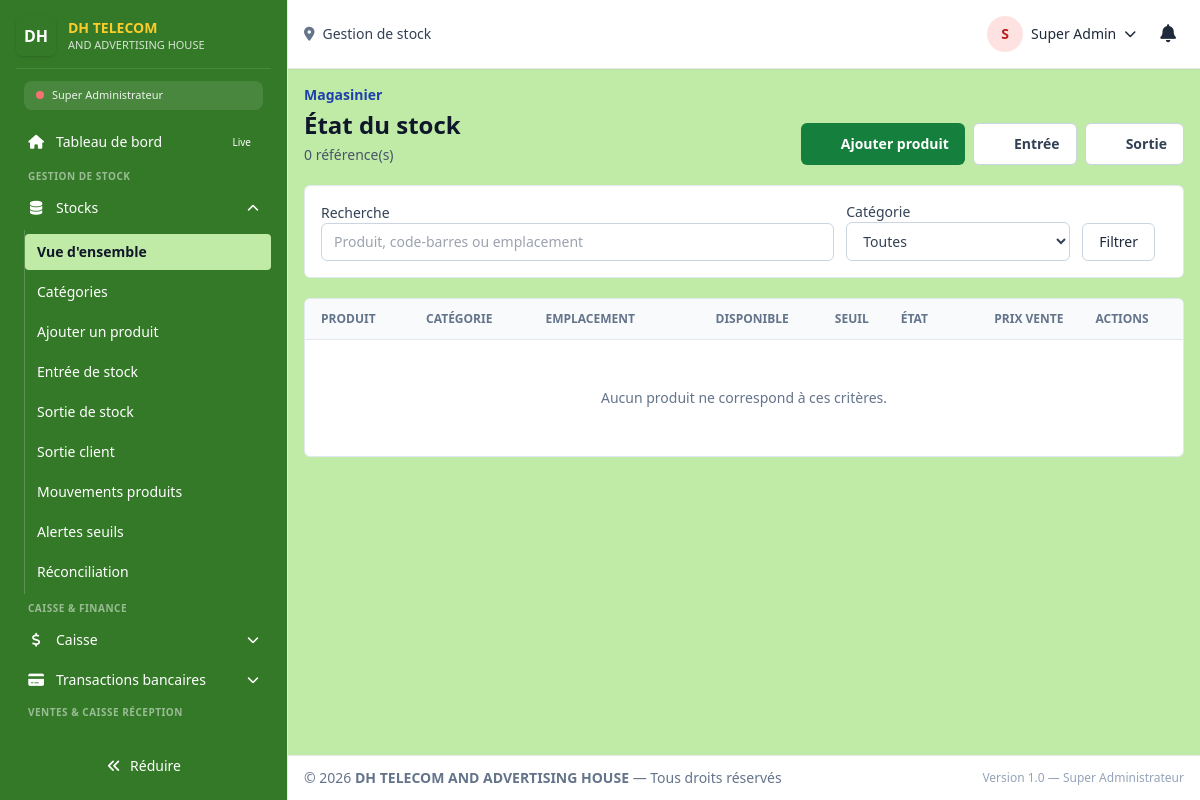
/super_admin/stock (signed in), run on an earlier commit of the app's database.
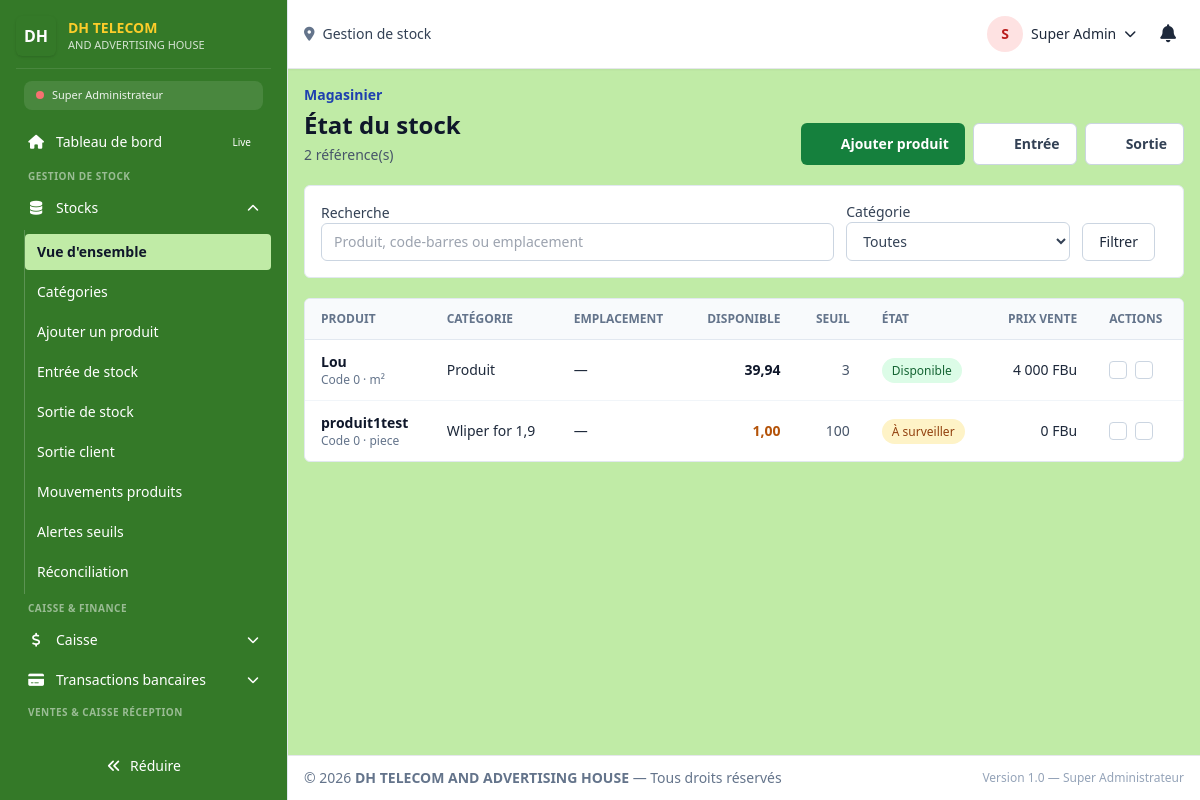
And on a later commit of the database.
### tables this page shows
CREATE TABLE `users` (
  `id` int(100) NOT NULL,
  `profil` varchar(255) NOT NULL DEFAULT '',
  `user_name` varchar(255) NOT NULL,
  `password` varchar(255) NOT NULL COMMENT 'bcrypt hash',
  `secret_code` varchar(255) DEFAULT NULL,
  `category` varchar(100) DEFAULT NULL COMMENT 'Réf cat_users.category',
  `f_name` varchar(100) DEFAULT NULL,
  `l_name` varchar(100) DEFAULT NULL,
  `telephone` varchar(100) DEFAULT NULL,
  `email` varchar(100) DEFAULT NULL,
  `adress` varchar(100) NOT NULL DEFAULT '',
  `level` varchar(100) NOT NULL DEFAULT '',
  `salary` decimal(10,0) NOT NULL DEFAULT 0,
  `status` varchar(100) NOT NULL DEFAULT 'Disponible',
  `session_id` varchar(1000) NOT NULL DEFAULT '',
  `admission` date NOT NULL DEFAULT curdate(),
  `reset_token` varchar(255) DEFAULT NULL,
  `token_expiry` datetime DEFAULT current_timestamp(),
  `jwt_secret` varchar(255) DEFAULT NULL COMMENT 'Secret personnel pour JWT',
  `last_login` datetime DEFAULT NULL,
  `failed_attempts` int(11) DEFAULT 0,
  `locked_until` datetime DEFAULT NULL,
  `created_at` timestamp NOT NULL DEFAULT current_timestamp(),
  `updated_at` timestamp NOT NULL DEFAULT current_timestamp() ON UPDATE current_timestamp()
);

CREATE TABLE `stock` (
  `id` int(100) NOT NULL,
  `reference` varchar(50) DEFAULT NULL,
  `barcode` varchar(50) DEFAULT NULL,
  `bar_code` int(11) NOT NULL DEFAULT 0,
  `medicine_name` varchar(100) NOT NULL,
  `color` varchar(10) NOT NULL DEFAULT '#000000',
  `category` varchar(255) NOT NULL,
  `sub_category_id` int(11) DEFAULT NULL,
  `shelf` text DEFAULT NULL,
  `registered_quantity` decimal(10,2) NOT NULL DEFAULT 0.00,
  `used_quantity` decimal(10,2) NOT NULL DEFAULT 0.00,
  `actual_quantity` decimal(10,2) NOT NULL DEFAULT 0.00,
  `register_date` varchar(100) NOT NULL,
  `expire_date` varchar(100) DEFAULT NULL,
  `sell_type` varchar(100) NOT NULL,
  `unit_id` int(11) DEFAULT NULL,
  `purchase_unit_id` int(11) DEFAULT NULL,
  `sale_unit_id` int(11) DEFAULT NULL,
  `origin` varchar(50) NOT NULL DEFAULT '',
  `quality` varchar(50) NOT NULL DEFAULT 'Standard',
  `actual_price` decimal(10,0) NOT NULL DEFAULT 0,
  `selling_price` decimal(10,0) NOT NULL DEFAULT 0,
  `profit_price` decimal(10,0) NOT NULL DEFAULT 0,
  `status` varchar(100) NOT NULL DEFAULT 'Disponible',
  `inventory` decimal(10,2) NOT NULL DEFAULT 0.00,
  `storage_conditions` varchar(255) NOT NULL DEFAULT '',
  `profil` varchar(100) NOT NULL DEFAULT '',
  `guard` decimal(10,0) NOT NULL DEFAULT 0,
  `requisition` decimal(10,2) DEFAULT 0.00,
  `seuil` decimal(10,0) NOT NULL DEFAULT 3 COMMENT 'Seuil alerte stock',
  `totalPrice` decimal(15,0) GENERATED ALWAYS AS (`actual_quantity` * `actual_price`) STORED,
  `low_stock_alert` tinyint(1) DEFAULT 0,
  `expiring_alert` tinyint(1) DEFAULT 0,
  `created_at` timestamp NOT NULL DEFAULT current_timestamp(),
  `updated_at` timestamp NOT NULL DEFAULT current_timestamp() ON UPDATE current_timestamp(),
  `grammage` int(11) DEFAULT NULL COMMENT 'g/m² pour papier',
  `format` varchar(50) DEFAULT NULL COMMENT 'A4, A3, SRA3...',
  `dimensions_mm` varchar(50) DEFAULT NULL,
  `laize` decimal(10,2) DEFAULT NULL COMMENT 'Largeur rouleau (m)',
  `thickness_mm` decimal(10,2) DEFAULT NULL COMMENT 'Épaisseur (mm)',
  `ink_color` varchar(50) DEFAULT NULL COMMENT 'Couleur encre',
  `support_type` varchar(100) DEFAULT NULL,
  `finish_type` varchar(100) DEFAULT NULL COMMENT 'Brillant, mat, soft touch',
  `brand` varchar(100) DEFAULT NULL,
  `supplier_id` int(100) DEFAULT NULL COMMENT 'Réf partners.id',
  `location` varchar(100) DEFAULT NULL COMMENT 'Emplacement entrepôt',
  `min_stock_alert` decimal(10,2) DEFAULT 0.00 COMMENT 'Seuil alerte',
  `reorder_level` decimal(10,2) DEFAULT 0.00 COMMENT 'Seuil réappro',
  `purchase_price` decimal(15,2) DEFAULT 0.00,
  `photo_url` varchar(500) DEFAULT NULL,
  `notes` text DEFAULT NULL
);

### router.php (called while the page is built, shortened)
<?php
require_once __DIR__ . "/dash/template/permissions.php";
if (!function_exists('app_url')) {
    function app_url(string $path = ''): string
    {
        return APP_BASE_PATH . '/' . ltrim($path, '/');
    }
}
if (!function_exists('app_route_url')) {
    function app_route_url(string $path, ?string $role = null): string
    {
        $role = $role ?? ($_SESSION['role'] ?? '');
        $path = trim($path, '/');
        if ($role !== '' && $path !== $role && strpos($path, $role . '/') !== 0) {
            $path = $role . '/' . $path;
        }
        return app_url($path);
    }
}
$ROUTES_BY_ROLE  = [];
foreach ($ROLES as $roleName => $roleDefinition) {
    $roleUser = ["role_system" => $roleName];
    $ROUTES_BY_ROLE[$roleName] = [];
    foreach ($ROUTE_DEFINITIONS as $routeName => $routeDefinition) {
        $roleRoute = $roleName . '/' . $routeName;
        if (userCan($roleUser, $routeDefinition[1])) {
            if ($roleName === "receptionniste" && $routeName === "accueil") {
                $routeDefinition[0] = "./dash/receptionist/index.php";
            }
            if ($roleName === "comptable" && $routeName === "accueil") {
                $routeDefinition[0] = "./dash/comptable/index.php";
            }
            if ($roleName === "magasinier" && $routeName === "accueil") {
                $routeDefinition[0] = "./dash/magasinier/index.php";
            }
            $ROUTES_BY_ROLE[$roleName][$roleRoute] = $routeDefinition;
        }
    }
}
$ROLE_ALIASES = [
    "Super Admin" => "super_admin",
    "Admin"       => "directeur_general",
    "caissier"    => "comptable",
    "agent"       => "magasinier",
    "Utilisateur" => "travailleur",
];
require_once __DIR__ . "/api/database.php";
$db = Database::getInstance();
$userRecord = $db->fetch(
    "SELECT id, user_name, category, f_name, l_name, status, profil
     FROM users
     WHERE id = ?
     LIMIT 1",
    [$_SESSION["user_id"]]
);
$role = $ROLE_ALIASES[$userRecord["category"] ?? ""] ?? ($userRecord["category"] ?? "");
$ROUTES = $ROUTES_BY_ROLE[$role];
$route = $_GET['route'] ?? ($role . '/accueil');
$route = trim($route, '/');
$route = strtolower($route);
    ?>
    <?php
list($file, $requiredPermission, $pageTitle) = $ROUTES[$route];
    ?>
    <?php
$pagePath = __DIR__ . "/" . $file;
    ?>
    <?php
require $pagePath;
$content = ob_get_clean();
require_once __DIR__ . "/dash/template/layout.php";

### dash/template/permissions.php (called while the page is built, shortened)
<?php
function userCan(array $user, string $permission): bool
{
    global $ROLES;
    $role = $user["role_system"] ?? "";
    $permissions = $ROLES[$role]["permissions"] ?? [];
    if (in_array("*", $permissions, true)) return true;
    if (in_array($permission, $permissions, true)) return true;
    $module = explode(".", $permission)[0] ?? "";
    if ($module && in_array("$module.*", $permissions, true)) return true;
    return false;
}
function getRoleColor(string $role): string
{
    global $ROLES;
    return $ROLES[$role]["color"] ?? "slate";
}

### api/database.php (called while the page is built, shortened)
<?php
class Database
{
    private static $instance = null;
    private $pdo;
    private function __construct()
    {
        $dsn = 'mysql:host=' . DB_HOST
             . ';port=' . DB_PORT
             . ';dbname=' . DB_NAME
             . ';charset=' . DB_CHARSET;
        $options = [
            PDO::ATTR_ERRMODE            => PDO::ERRMODE_EXCEPTION,
            PDO::ATTR_DEFAULT_FETCH_MODE => PDO::FETCH_ASSOC,
            PDO::ATTR_EMULATE_PREPARES   => false,
            PDO::ATTR_PERSISTENT         => false,
            PDO::ATTR_TIMEOUT            => 5,
            PDO::ATTR_STRINGIFY_FETCHES  => false,
            PDO::MYSQL_ATTR_INIT_COMMAND => "SET NAMES " . DB_CHARSET
                                          . " COLLATE " . DB_COLLATION
                                          . ", time_zone = '+02:00'",
        ];
        try {
            $this->pdo = new PDO($dsn, DB_USER, DB_PASS, $options);
        } catch (PDOException $e) {
            $this->logError($e);
            die('Erreur de connexion à la base de données : ' . $e->getMessage());
        }
    }
    public static function getInstance()
    {
        if (self::$instance === null) {
            self::$instance = new self();
        }
        return self::$instance;
    }
    public function query($sql, $params = [])
    {
        $start = microtime(true);
        try {
            $stmt = $this->pdo->prepare($sql);
            $stmt->execute($params);
            return $stmt;
        } catch (PDOException $e) {
            $this->logError($e, $sql, $params);
            throw $e;
        }
    }
    public function fetch($sql, $params = [])
    {
        $result = $this->query($sql, $params)->fetch();
        return $result === false ? null : $result;
    }
    public function fetchAll($sql, $params = [])
    {
        return $this->query($sql, $params)->fetchAll();
    }
    public function fetchColumn($sql, $params = [], $column = 0)
    {
        $result = $this->query($sql, $params)->fetchColumn($column);
        return $result === false ? null : $result;
    }
}

### dash/magasinier/_inventory.php (called while the page is built, shortened)
<?php
if (!function_exists('inventoryEscape')) {
    function inventoryEscape($value): string
    {
        return htmlspecialchars((string) $value, ENT_QUOTES, 'UTF-8');
    }
}

### dash/magasinier/stocks.php (the view, shortened to what the rows shown need)
<?php
require_once __DIR__ . '/../../api/database.php';
require_once __DIR__ . '/_inventory.php';
$db = Database::getInstance();
$conditions = ['1 = 1'];
$params = [];
$where = 'WHERE ' . implode(' AND ', $conditions);
$total = (int) $db->fetchColumn("SELECT COUNT(*) FROM stock $where", $params);
$page = max(1, (int) ($_GET['page'] ?? 1));
$perPage = 20;
$pages = max(1, (int) ceil($total / $perPage));
$page = min($page, $pages);
$offset = ($page - 1) * $perPage;
$products = $db->fetchAll("SELECT id, bar_code, medicine_name, category, shelf, actual_quantity, sell_type, actual_price, selling_price, seuil, status FROM stock $where ORDER BY medicine_name LIMIT $perPage OFFSET $offset", $params);
?>
<section class="space-y-5">
    <header class="flex flex-col gap-3 sm:flex-row sm:items-end sm:justify-between"><div><h1 class="mt-1 text-2xl font-bold text-slate-900">État du stock</h1></div></header>
    <div class="overflow-x-auto rounded-md border border-slate-200 bg-white"><table class="min-w-full divide-y divide-slate-200 text-sm"><thead class="bg-slate-50 text-left text-xs uppercase text-slate-500"><tr><th class="px-4 py-3">Produit</th><th class="px-4 py-3">Catégorie</th><th class="px-4 py-3">Emplacement</th><th class="px-4 py-3 text-right">Disponible</th><th class="px-4 py-3 text-right">Seuil</th><th class="px-4 py-3">État</th><th class="px-4 py-3 text-right">Prix vente</th><th class="px-4 py-3">Actions</th></tr></thead><tbody class="divide-y divide-slate-100">
        <?php if (!$products): ?><tr><td colspan="8" class="px-4 py-12 text-center text-slate-500">Aucun produit ne correspond à ces critères.</td></tr><?php else: foreach ($products as $product): ?>
            <?php $low = (float) $product['actual_quantity'] <= (float) $product['seuil']; ?>
            <tr class="hover:bg-slate-50"><td class="px-4 py-3"><div class="font-semibold text-slate-900"><?= inventoryEscape($product['medicine_name']) ?></div><div class="text-xs text-slate-500">Code <?= (int) $product['bar_code'] ?> · <?= inventoryEscape($product['sell_type']) ?></div></td><td class="px-4 py-3"><?= inventoryEscape($product['category']) ?></td><td class="px-4 py-3"><?= inventoryEscape($product['shelf'] ?: '—') ?></td><td class="px-4 py-3 text-right font-semibold <?= $low ? 'text-amber-700' : 'text-slate-900' ?>"><?= number_format((float) $product['actual_quantity'], 2, ',', ' ') ?></td><td class="px-4 py-3 text-right text-slate-600"><?= number_format((float) $product['seuil'], 0, ',', ' ') ?></td><td class="px-4 py-3"><span class="rounded-full px-2.5 py-1 text-xs font-medium <?= $low ? 'bg-amber-100 text-amber-800' : 'bg-green-100 text-green-800' ?>"><?= $low ? 'À surveiller' : inventoryEscape($product['status']) ?></span></td><td class="whitespace-nowrap px-4 py-3 text-right"><?= number_format((float) $product['selling_price'], 0, ',', ' ') ?> FBu</td><td class="whitespace-nowrap px-4 py-3"><div class="flex gap-2"><?php if (userCan($user, 'flux.entrees')): ?><a title="Entrée" aria-label="Entrée de stock pour <?= inventoryEscape($product['medicine_name']) ?>" href="<?= inventoryEscape(app_route_url('stock/entrees')) ?>?product_id=<?= (int) $product['id'] ?>" class="rounded border border-slate-300 p-2 text-green-800"><i data-feather="download" class="h-4 w-4"></i></a><?php endif; ?><?php if (userCan($user, 'flux.sorties')): ?><a title="Sortie" aria-label="Sortie de stock pour <?= inventoryEscape($product['medicine_name']) ?>" href="<?= inventoryEscape(app_route_url('stock/sorties')) ?>?product_id=<?= (int) $product['id'] ?>" class="rounded border border-slate-300 p-2 text-rose-700"><i data-feather="upload" class="h-4 w-4"></i></a><?php endif; ?></div></td></tr>
        <?php endforeach; endif; ?>
    </tbody></table></div>
</section>

### dash/template/layout.php (shortened to what the rows shown need)
<?php
require_once __DIR__ . "/permissions.php";
$escName   = htmlspecialchars($user["nom_complet"] ?? "Utilisateur", ENT_QUOTES, 'UTF-8');
$roleColor = getRoleColor($user["role_system"] ?? "");
$escAvatar = !empty($user["avatar"]) ? htmlspecialchars($user["avatar"], ENT_QUOTES, 'UTF-8') : null;
            ?>
<!doctype html>
<html lang="fr">
<head>
    <link rel="stylesheet"
          href="https://cdnjs.cloudflare.com/ajax/libs/font-awesome/6.5.1/css/all.min.css"
>
    <script src="https://cdn.tailwindcss.com"></script>
</head>
<body class="min-h-screen bg-[#C0EBA6] text-slate-800 antialiased">
<div id="app" class="relative flex h-screen">
    <div id="mainArea" class="w-0 min-w-0 flex-1 flex flex-col min-h-0 ml-0 lg:ml-72 anim-smooth">
        <header class="flex items-center justify-between gap-4 px-4 py-3 border-b bg-white shadow-sm">
            <div class="flex items-center gap-3">
                <div class="relative">
                    <button id="userBtn" type="button" aria-haspopup="true" aria-expanded="false"
                            class="flex items-center gap-2 p-1 rounded hover:bg-slate-100 focus:outline-none">
                        <?php if ($escAvatar): ?>
                            <img class="h-9 w-9 rounded-full object-cover" src="<?= $escAvatar ?>" alt="<?= $escName ?>">
                        <?php else: ?>
                            <span class="inline-flex h-9 w-9 rounded-full bg-<?= $roleColor ?>-100 text-<?= $roleColor ?>-700 items-center justify-center font-semibold text-sm">
                                <?= strtoupper(substr($escName, 0, 1)) ?>
                            </span>
                        <?php endif; ?>
                        <span class="hidden sm:inline text-sm font-medium"><?= $escName ?></span>
                        <i class="fa-solid fa-chevron-down text-xs"></i>
                    </button>
                </div>
            </div>
        </header>
        <main id="content" class="min-w-0 flex-1 overflow-x-hidden overflow-y-auto p-4">
            <?php
            if (isset($content) && $content !== '') {
                echo $content;
            } else {
                echo '<div class="p-4 bg-yellow-50 text-yellow-800 rounded">Aucun contenu à afficher.</div>';
            }
            ?>
        </main>
    </div>
</div>
</body>
</html>

What changed in the data, as far as the page shows it:
added stock: medicine_name "Lou", bar_code "0", sell_type "m²", category "Produit", shelf "—", actual_quantity "39,94", seuil "3", status "Disponible", selling_price "4 000"
added stock: medicine_name "produit1test", bar_code "0", sell_type "piece", category "Wliper for 1,9", shelf "—", actual_quantity "1,00", seuil "100", shows "À surveiller", selling_price "0"
Also different on the page:
$total: "0" → "2"
text no longer shown: "Aucun produit ne correspond à ces critères."
